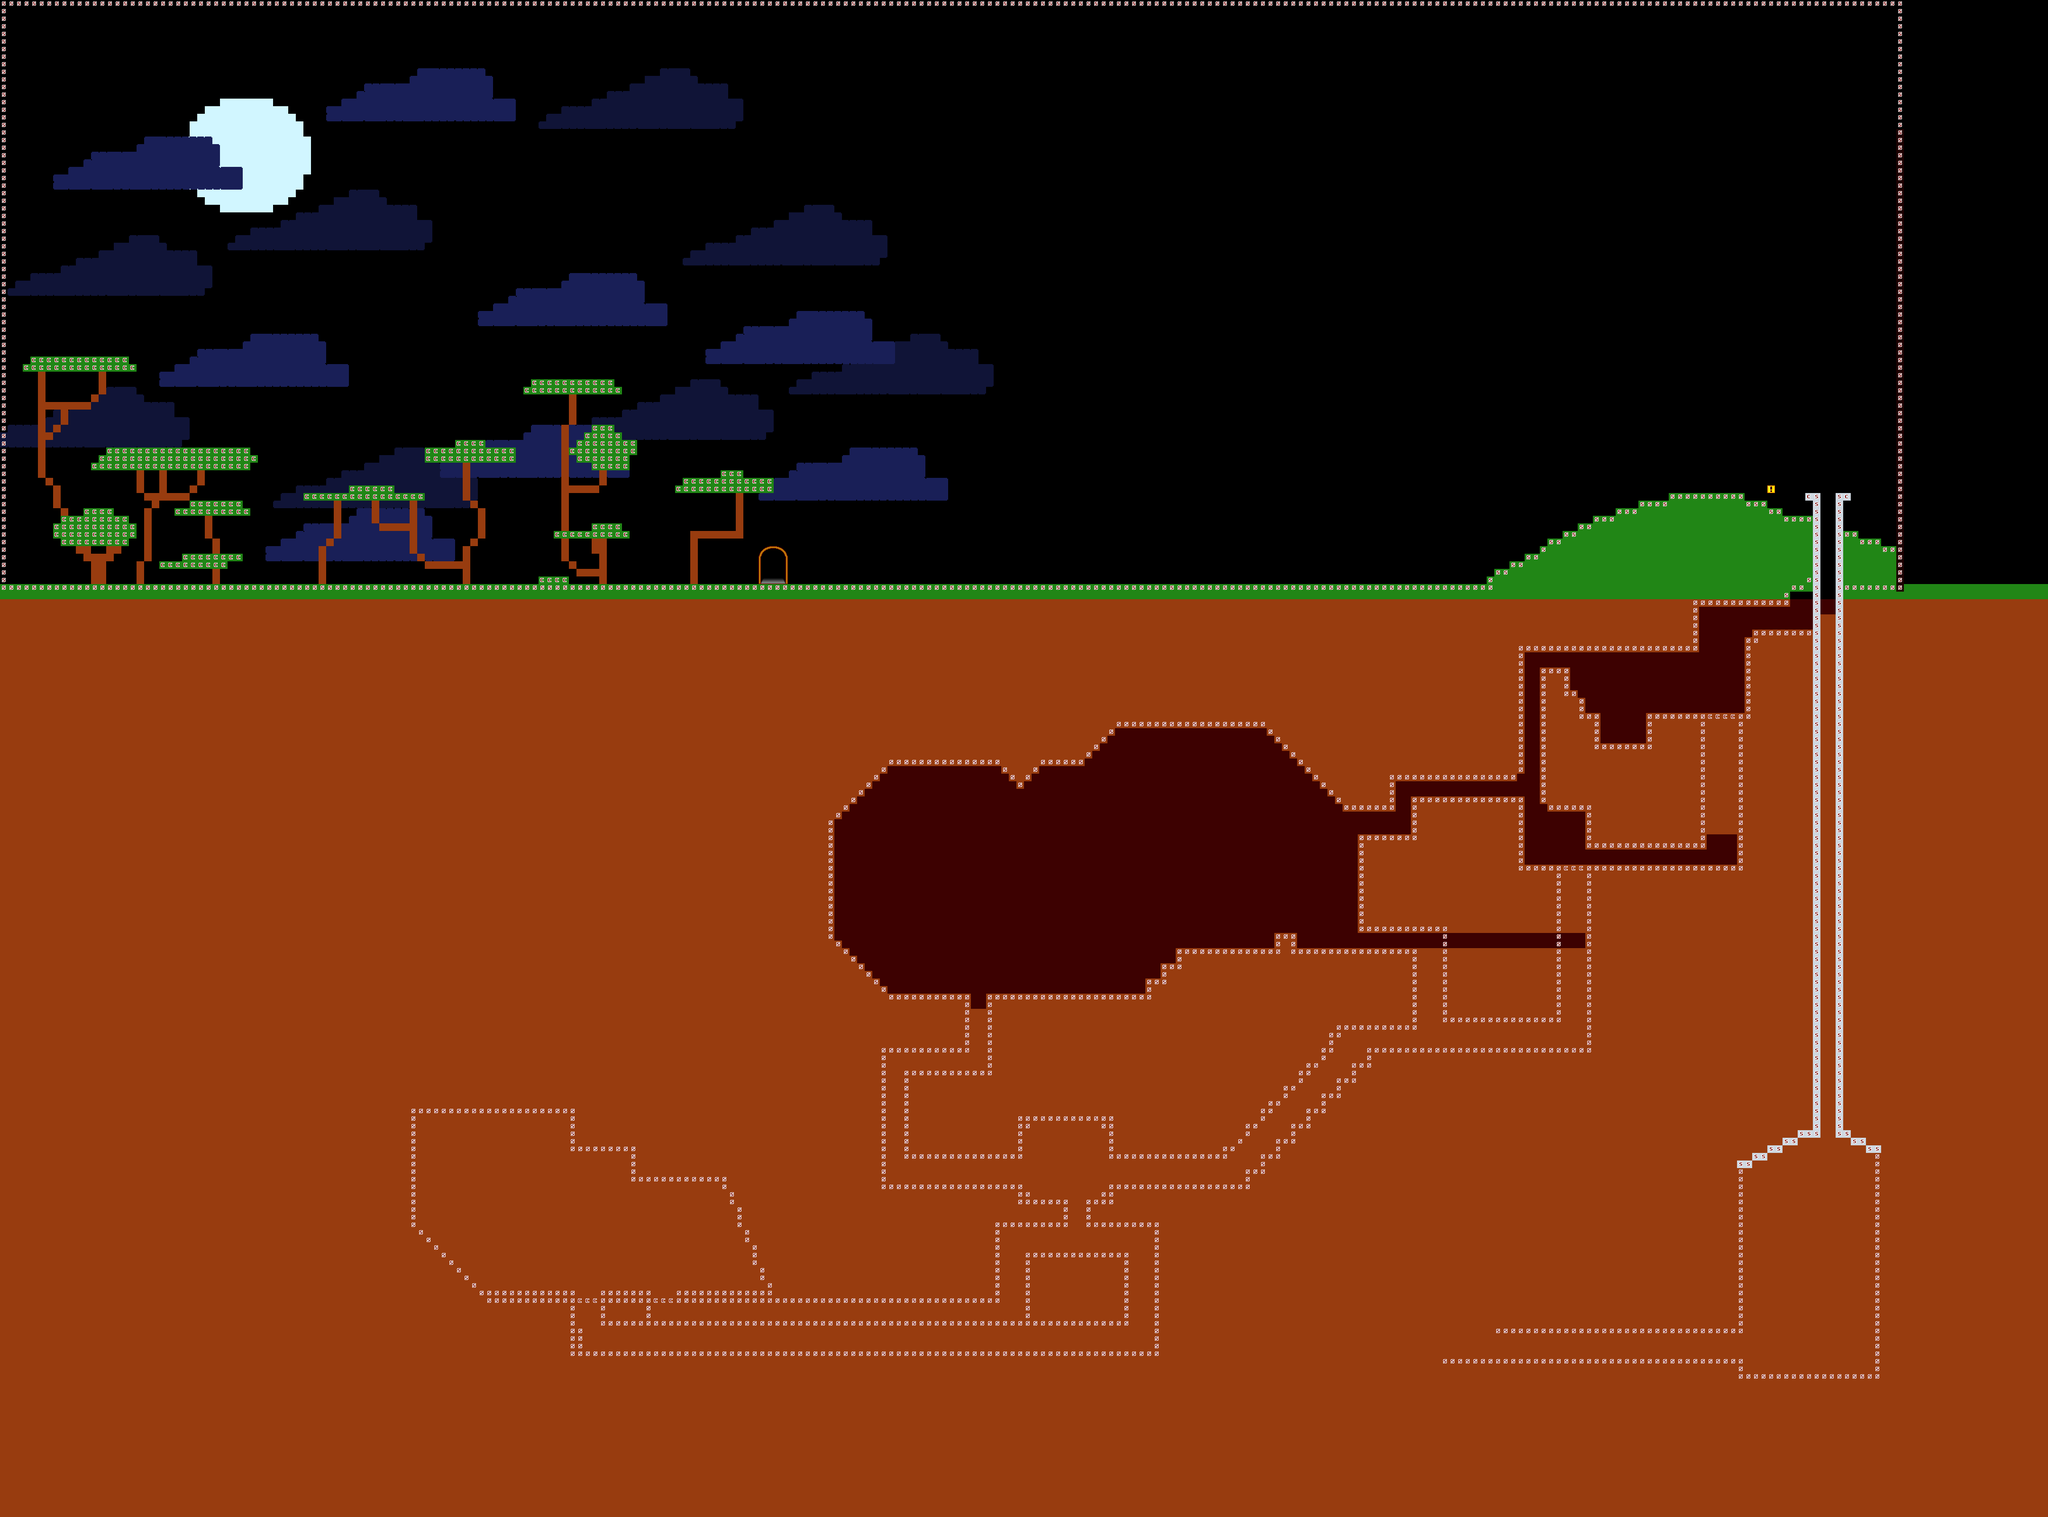

A level layout from a 2D game, rendered from its tile map. Below: a short description, then the map file with tile-grid data replaced by summaries:
An orthogonal 270x200 tile map with 16x16 px tiles, 6 tile layers (moon, bg2, bg, main, ...) and 6 objects (2x bouncer, 2x enemy, start, portal).

<map version="1.0" orientation="orthogonal" width="270" height="200" tilewidth="16" tileheight="16">
 <tileset firstgid="1" name="level_tilesheet" tilewidth="16" tileheight="16">
  <image source="level_tilesheet.png" width="1600" height="320" />
  <tile id="0">
   <properties>
    <property name="type" value="solid" />
   </properties>
  </tile>
  <tile id="1">
   <properties>
    <property name="type" value="cloud" />
   </properties>
  </tile>
 </tileset>
 <layer name="moon" width="270" height="200">
  <properties>
   <property name="scrollx" value="0" />
   <property name="scrolly" value="0" />
  </properties>
  <data>[54000 cells, 207 non-empty, 1 distinct tile ids]</data>
 </layer>
 <layer name="bg2" width="270" height="200">
  <properties>
   <property name="scrollx" value="0.3" />
   <property name="scrolly" value="0.3" />
  </properties>
  <data>[54000 cells, 1085 non-empty, 10 distinct tile ids]</data>
 </layer>
 <layer name="bg" width="270" height="200">
  <properties>
   <property name="scrollx" value="0.5" />
   <property name="scrolly" value="0.5" />
  </properties>
  <data>[54000 cells, 1024 non-empty, 10 distinct tile ids]</data>
 </layer>
 <layer name="main" width="270" height="200">
  <data>[54000 cells, 34236 non-empty, 23 distinct tile ids]</data>
 </layer>
 <layer name="collision" width="270" height="200">
  <data>[54000 cells, 2575 non-empty, 2 distinct tile ids]</data>
 </layer>
 <layer name="main_fg" width="270" height="200">
  <data>[54000 cells, 56 non-empty, 1 distinct tile ids]</data>
 </layer>
 <objectgroup name="obj" width="270" height="200">
  <object type="start" x="1520" y="944" width="32" height="32">
   <properties>
    <property name="from" value="hub-forrest" />
   </properties>
  </object>
  <object type="portal" x="1600" y="1152" width="64" height="80">
   <properties>
    <property name="id" value="forrest2-forrest" />
    <property name="info" value="CONNECT TO HUB" />
    <property name="level" value="4" />
   </properties>
  </object>
  <object type="bouncer" x="3632" y="1520" width="16" height="304" />
  <object type="bouncer" x="3328" y="1840" width="16" height="368" />
  <object type="enemy" x="2640" y="1184" width="32" height="48">
   <properties>
    <property name="id" value="punch" />
    <property name="money" value="1" />
   </properties>
  </object>
  <object type="enemy" x="2000" y="1120" width="80" height="112">
   <properties>
    <property name="id" value="punch-giant" />
    <property name="money" value="1" />
   </properties>
  </object>
 </objectgroup>
</map>
